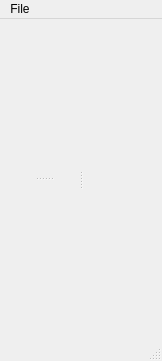
<ui version="4.0" >
 <class>MainGUI</class>
 <widget class="QMainWindow" name="MainGUI" >
  <property name="geometry" >
   <rect>
    <x>0</x>
    <y>0</y>
    <width>162</width>
    <height>361</height>
   </rect>
  </property>
  <property name="windowTitle" >
   <string>MainWindow</string>
  </property>
  <widget class="QWidget" name="centralwidget" >
   <layout class="QHBoxLayout" name="horizontalLayout" >
    <item>
     <widget class="QSplitter" name="splitter_2" >
      <property name="orientation" >
       <enum>Qt::Horizontal</enum>
      </property>
      <widget class="QSplitter" name="splitter" >
       <property name="orientation" >
        <enum>Qt::Vertical</enum>
       </property>
       <widget class="QWidget" name="verticalLayoutWidget" >
        <layout class="QVBoxLayout" name="topLayout" />
       </widget>
       <widget class="QWidget" name="verticalLayoutWidget_2" >
        <layout class="QVBoxLayout" name="bottomLayout" />
       </widget>
      </widget>
      <widget class="QWidget" name="verticalLayoutWidget_3" >
       <layout class="QVBoxLayout" name="rightLayout" />
      </widget>
     </widget>
    </item>
   </layout>
  </widget>
  <widget class="QMenuBar" name="menubar" >
   <property name="geometry" >
    <rect>
     <x>0</x>
     <y>0</y>
     <width>162</width>
     <height>26</height>
    </rect>
   </property>
   <widget class="QMenu" name="menuFile" >
    <property name="title" >
     <string>File</string>
    </property>
    <addaction name="actionOpen" />
    <addaction name="action_Exit" />
   </widget>
   <addaction name="menuFile" />
  </widget>
  <widget class="QStatusBar" name="statusbar" />
  <action name="actionOpen" >
   <property name="text" >
    <string>&amp;Open</string>
   </property>
  </action>
  <action name="action_Exit" >
   <property name="text" >
    <string>&amp;Quit</string>
   </property>
  </action>
 </widget>
 <resources/>
 <connections>
  <connection>
   <sender>action_Exit</sender>
   <signal>triggered()</signal>
   <receiver>MainGUI</receiver>
   <slot>close()</slot>
   <hints>
    <hint type="sourcelabel" >
     <x>-1</x>
     <y>-1</y>
    </hint>
    <hint type="destinationlabel" >
     <x>80</x>
     <y>180</y>
    </hint>
   </hints>
  </connection>
 </connections>
 <slots>
  <slot>Quit()</slot>
 </slots>
</ui>
